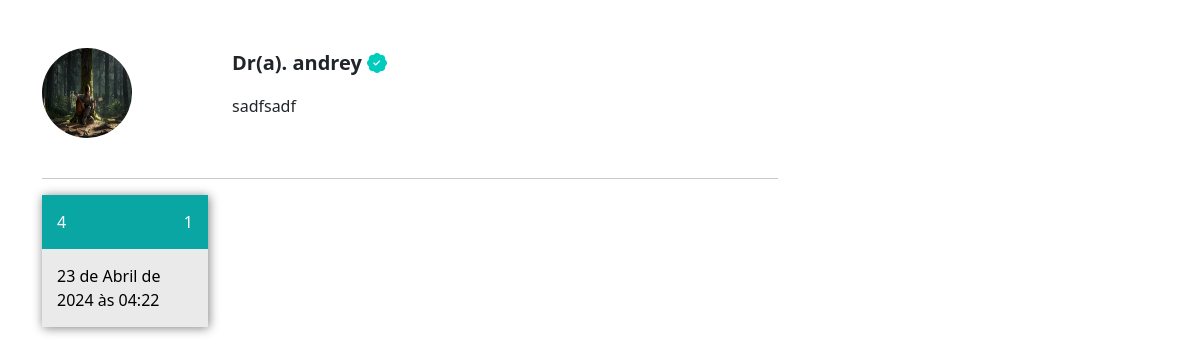
/pacientes/escolher_horario/1, run on the app's committed database.
### medico/models.py (models this page shows, shortened)
class DadosMedico(models.Model):
    crm = models.CharField(max_length=30)
    nome = models.CharField(max_length=100)
    cep = models.CharField(max_length=15)
    rua = models.CharField(max_length=100)
    bairro = models.CharField(max_length=100)
    numero = models.IntegerField()
    rg = models.ImageField(upload_to='rgs')
    cedula_identidade_medica = models.ImageField(upload_to='cim')
    foto = models.ImageField(upload_to='fotos_perfil')
    descricao = models.TextField()
    valor_consulta = models.FloatField(default=100)
    user = models.ForeignKey(User, on_delete=models.DO_NOTHING)
    especialidade = models.ForeignKey(Especialidades, on_delete=models.DO_NOTHING)

class DatasAbertas(models.Model):
    data = models.DateTimeField()
    user = models.ForeignKey(User, on_delete=models.DO_NOTHING)
    agendado = models.BooleanField(default=False)

### paciente/views.py (the view)
# urls.py: path('escolher_horario/<int:id_dados_medicos>', views.escolher_horario, name="escolher_horario"),
def escolher_horario(request, id_dados_medicos):
    if request.method == "GET":
        medico = DadosMedico.objects.get(id=id_dados_medicos)
        datas_abertas = DatasAbertas.objects.filter(user=medico.user).filter(data__gte=datetime.now()).filter(agendado=False)
        return render(request, 'escolher_horario.html', {
            'medico': medico,
            'datas_abertas': datas_abertas
        })

### paciente/templates/escolher_horario.html (shortened to what this page needs)
{% extends "template.html" %}
{% load static %}
{% block 'head' %}
    <link rel="stylesheet" href="{% static 'medicos/css/abrir_horario.css' %}">
    <link rel="stylesheet" href="{% static 'usuarios/css/usuarios.css' %}">
    <link rel="stylesheet" href="{% static 'medicos/css/cadastro_medico.css' %}">
    <link rel="stylesheet" href="{% static 'pacientes/css/home.css' %}">
    <link rel="stylesheet" href="https://cdn.jsdelivr.net/npm/bootstrap-icons@1.11.3/font/bootstrap-icons.min.css">
{% endblock 'head' %}
{% block 'body' %}
    <div class="container">
        <br><br>
        <div class="row">
            <div class="col-md-8">
                <div class="row">
                    <div class="col-md-3"><img src="{{medico.foto.url}}" class="foto-perfil-card" alt=""></div>
                    <div class="col-md">
                        <p style="font-size: 20px" class="p-bold">Dr(a). {{medico.nome}} <i class="bi bi-patch-check-fill icon-main"></i></p>
                        <p>{{medico.descricao}}</p>
                    </div>
                </div>
                <br>
                <hr>
                <div class="row">
                    {% for data_aberta in datas_abertas %}
                        <div class="col-md-3">
                            <a class="link" href="{% url 'agendar_horario' data_aberta.id %}">
                            <div class='selecionar-dia'>
                            <div class="header-dias">
                                <span class="mes">
                                {{data_aberta.data.month}}
                                </span>
                                <span class="dia-semana">
                                {{data_aberta.data.weekday}}
                                </span>
                            </div>
                            <div class="conteudo-data">
                                {{data_aberta.data}}
                            </div>
                            </div>
                        </a>
                        <br>
                        </div>
                    {% endfor %}
                </div>
            </div>
            <div class="col-md-4">
            </div>
        </div>
    </div>
{% endblock 'body' %}

### templates/static/geral/css/template.css (style rules this page uses)
:root { --main-color: #00CCBE; --dark-color: #09A6A3; --contrast-color: #FFD686; }
.p-bold { font-weight: bold; }

### templates/static/pacientes/css/home.css (style rules this page uses)
.foto-perfil-card { width: 90px; height: 90px; border-radius: 45px; }
.icon-main { color: var(--main-color); }
.link { text-decoration: none; }
.selecionar-dia { width: 100%; background-color: #EAEAEA; box-shadow: 1px 1px 10px gray; }
.header-dias { background-color: var(--dark-color); padding: 15px; color: white; text-decoration: none; }
.dia-semana { float: right; }
.conteudo-data { padding: 15px; color: black; }

### data on the page
DadosMedico: foto (picture), nome "andrey", descricao "sadfsadf"
DatasAbertas: data.month "4", data.weekday "1", data "23 de Abril de 2024 às 04:22"
